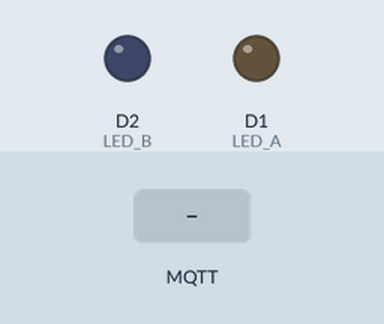
Recording of a sketch running on a simulated ESP8266 (NodeMCU). Parts: output pins drawn as LEDs (lit = HIGH). The test bench sets the inputs (shaded band). WiFi joins after 1.5 s; servers stay silent unless stated; random numbers use the default seed unless the sketch sets one; no MQTT or app messages arrive unless stated; what the sketch prints to the serial monitor is not drawn.

Above: at 2.7 s.
2.8 s: MQTT message "ON" arrives on the first subscribed topic
At 4.0 s:
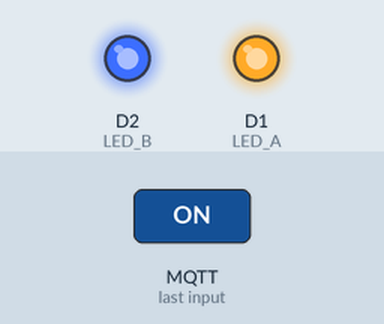
4.3 s: MQTT message "OFF" arrives on the first subscribed topic
At 5.3 s:
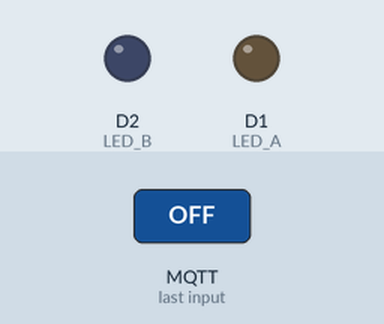
Timing chart, 0 to 7.3 s (numbered marks = the images above; inputs shaded):
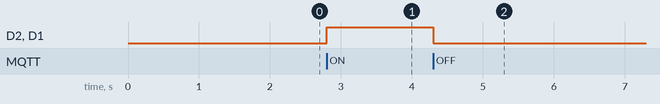

The sketch:

subscriber.ino
```cpp
#include <ESP8266WiFi.h>
#include <PubSubClient.h>

// WiFi and MQTT Setup
const char* ssid = "YOUR_WIFI_SSID";
const char* password = "YOUR_WIFI_PASSWORD";
const char* mqtt_server = "broker.hivemq.com";
const char* mqtt_topic = "yourunique/smart_light/status"; // Must match Kit 1!

// Pin Configurations for the 2 LEDs
const int LED_A = D1;
const int LED_B = D2;

WiFiClient espClient;
PubSubClient client(espClient);

void setup_wifi() {
  delay(10);
  Serial.println();
  Serial.print("Connecting to ");
  Serial.println(ssid);
  WiFi.begin(ssid, password);
  while (WiFi.status() != WL_CONNECTED) {
    delay(500);
    Serial.print(".");
  }
  Serial.println("\nWiFi connected");
}

// Callback function handles incoming messages
void callback(char* topic, byte* payload, unsigned int length) {
  Serial.print("Message arrived [");
  Serial.print(topic);
  Serial.print("]: ");

  String message = "";
  for (int i = 0; i < length; i++) {
    message += (char)payload[i];
  }
  Serial.println(message);

  // Control LEDs based on the received message
  if (message == "ON") {
    digitalWrite(LED_A, HIGH);
    digitalWrite(LED_B, HIGH);
    Serial.println("Remote Lights turned ON");
  } else if (message == "OFF") {
    digitalWrite(LED_A, LOW);
    digitalWrite(LED_B, LOW);
    Serial.println("Remote Lights turned OFF");
  }
}

void reconnect() {
  while (!client.connected()) {
    Serial.print("Attempting MQTT connection...");
    String clientId = "ESP8266Client-Subscriber-";
    clientId += String(random(0, 0xffff), HEX);

    if (client.connect(clientId.c_str())) {
      Serial.println("connected");
      client.subscribe(mqtt_topic); // Subscribe to the topic
      Serial.println("Subscribed to topic successfully");
    } else {
      Serial.print("failed, rc=");
      Serial.print(client.state());
      Serial.println(" try again in 5 seconds");
      delay(5000);
    }
  }
}

void setup() {
  pinMode(LED_A, OUTPUT);
  pinMode(LED_B, OUTPUT);
  Serial.begin(115200);
  setup_wifi();
  client.setServer(mqtt_server, 1883);
  client.setCallback(callback);
}

void loop() {
  if (!client.connected()) {
    reconnect();
  }
  client.loop(); // Keep the connection alive and handle callbacks
}
```

Measured:
- after the input at 2.8 s, D2 (LED_B), D1 (LED_A): LOW → HIGH at once
- after the input at 4.3 s, D2 (LED_B), D1 (LED_A): HIGH → LOW at once
